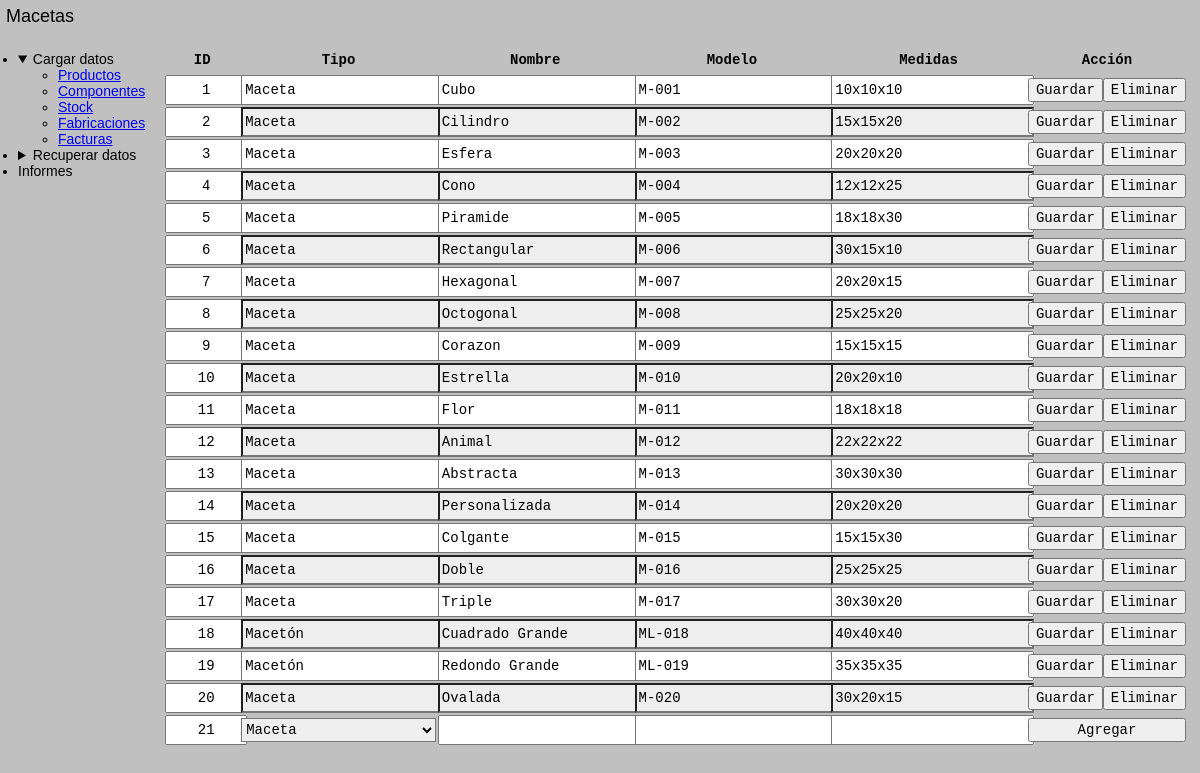
/productos/, run on the app's committed database.
### tables this page shows
CREATE TABLE productos (
    id INTEGER PRIMARY KEY AUTOINCREMENT,
    tipo TEXT NOT NULL,
    nombre TEXT NOT NULL,
    modelo TEXT NOT NULL,
    medidas TEXT NOT NULL,
    habilitado INTEGER NOT NULL DEFAULT 1
);

### app.py (the view)
@APP.route('/productos/', methods=['GET'])
def Productos_Consultar():
    return render_template('/productos.html')

### app.py (called while the page is built)
def Get_DB():
    DB = getattr(g, '_database', None)
    if DB is None:
        DB = g._database = sqlite3.connect(DATABASE)
    return DB

@APP.teardown_appcontext
def Close_DB(exception):
    DB = getattr(g, '_database', None)
    if DB is not None:
        DB.close()

@APP.context_processor
def Inyectar_Productos():
    DB = Get_DB()
    Productos = fun.Productos(DB)
    Componentes = fun.Componentes(DB)
    return dict(
        productosLista = Productos.Consultar(),
        productosTipos = Productos.Consultar_Tipos(),
        productoSiguiente = Productos.Consultar_Siguiente_ID(),
        productosFormateados = Productos.Consultar_Formateado(),
        componentesLista = Componentes.Consultar(),
        componenteSiguiente = Componentes.Consultar_Siguiente_ID()
    )

### funciones.py (called while the page is built)
    def Consultar(self):
        return self.DB.execute('SELECT * FROM productos WHERE habilitado != 0').fetchall()

    def Consultar_Tipos(self):
        return self.DB.execute('SELECT DISTINCT tipo FROM productos WHERE habilitado != 0 ORDER BY tipo ASC').fetchall()[0]

    def Consultar_Siguiente_ID(self):
        resultado = self.DB.execute('SELECT seq + 1 FROM sqlite_sequence WHERE name = "productos"').fetchone()[0]
        if resultado is None:
            return 1
        return resultado

    def Consultar_Formateado(self):
        resultado = self.DB.execute('SELECT tipo, nombre, id FROM productos WHERE habilitado != 0').fetchall()
        return {fila[2] : f'{fila[0]} {fila[1]} ({fila[2]})' for fila in resultado}

    def Consultar(self):
        return self.DB.execute('SELECT * FROM componentes WHERE habilitado != 0').fetchall()

    def Consultar_Siguiente_ID(self):
        try:
            resultado = self.DB.execute('SELECT seq + 1 FROM sqlite_sequence WHERE name = "componentes"').fetchone()[0]
        except TypeError:
            return 1
        return resultado

### templates/productos.html (shortened to what this page needs)
<!DOCTYPE html>
<html lang='en'>
<head>
    <link rel="stylesheet" href="https://unpkg.com/98.css">
    <link rel='stylesheet' href='{{url_for('static', filename='styles.css')}}'>
</head>
<body>
    <div class="window">
        {% include 'header.html' %}
        <div class="window-body" id="container">
            <div id="aside">
                {% include 'nav.html' %}
            </div>
            <div id="main">
                <div class="sunken-panel">
                    <table class="interactive">
                        <thead>
                            <th class="primerColumna">ID</th>
                            <th>Tipo</th>
                            <th>Nombre</th>
                            <th>Modelo</th>
                            <th>Medidas</th>
                            <th class="ultimaColumna">Acción</th>
                        </thead>
                        {% if productosLista %}
                        {% for producto in productosLista %}
                        <tr>
                            <form action="/productos/modificar" method="post">
                                <td class="primerColumna">
                                    <input type="text" name="id_modificar" value="{{producto[0]}}" readonly required>
                                </td>
                                <td>
                                    <input type="text" name="tipo_modificar" value="{{producto[1]}}" required>
                                </td>
                                <td>
                                    <input type="text" name="nombre_modificar" value="{{producto[2]}}" required>
                                </td>
                                <td>
                                    <input type="text" name="modelo_modificar" value="{{producto[3]}}" required>
                                </td>
                                <td>
                                    <input type="text" name="medidas_modificar" value="{{producto[4]}}" required>
                                </td>
                                <td class="ultimaColumna">
                                    <div>
                                        <input type="submit" value="Guardar">
                                        <form method="post">
                                            <input type="submit" formaction="/productos/eliminar" value="Eliminar">
                                        </form>
                                    </div>
                                </td>
                            </form>
                        </tr>
                        {% endfor %}
                        {% endif %}
                        <tr>
                            <form action="/productos/agregar" method="post">
                                <td class="primerColumna">
                                    <input type="text" name="id_modificar" value="{{productoSiguiente}}" readonly required>
                                </td>
                                <td>
                                    <select name="tipo_agregar" id="tipo_agregar">
                                        {% for tipo in productosTipos %}
                                        <option value="{{tipo}}">{{tipo}}</option>
                                        {% endfor %}
                                    </select>
                                </td>
                                <td>
                                    <input type="text" name="nombre_agregar" required>
                                </td>
                                <td>
                                    <input type="text" name="modelo_agregar" required>
                                </td>
                                <td>
                                    <input type="text" name="medidas_agregar" required>
                                </td>
                                <td>
                                    <input type="submit" value="Agregar">
                                </td>
                            </form>
                        </tr>
                    </table>
                </div>
            </div>
        </div>
    </div>
</body>
</html>

### static/styles.css (style rules this page uses)
* { margin: 0; font-family: sans-serif; font-size: 14px; }
:root { font-size: 12px; }
html { background: silver; }
.window { min-height: 100dvh; padding: 0; min-width: fit-content; }
.window-body { margin: 1rem; }
#container { display: grid; grid-template-areas: 'aside main'; grid-template-columns: 1fr 9fr; column-gap: 1rem; row-gap: 1rem; height: 100%; }
#aside { grid-area: aside; display: flex; flex-direction: column; row-gap: 1rem; }
#main { grid-area: main; }
table.interactive { width: 100%; min-width: 720px; }
table.interactive * { font-family: monospace; font-size: 14px; }
table.interactive th { height: 2rem; }
table.interactive tr td { padding: 0; }
table.interactive .primerColumna { width: 6rem; text-align: center; }
table.interactive .primerColumna input { text-align: center; }
table.interactive .ultimaColumna { width: 12rem; }
table.interactive .ultimaColumna div { display: flex; width: 100%; }
table.interactive input { width: 100%; height: 2rem; }
table.interactive tr:nth-child(even) input:read-write { background: #EEE; }
table.interactive select { width: 100%; height: 2rem; background-position: center right 2px; background-size: 1.5rem; }

### data on the page
productos: id_modificar "1", tipo_modificar "Maceta", nombre_modificar "Cubo", modelo_modificar "M-001", medidas_modificar "10x10x10"
productos: id_modificar "2", tipo_modificar "Maceta", nombre_modificar "Cilindro", modelo_modificar "M-002", medidas_modificar "15x15x20"
productos: id_modificar "3", tipo_modificar "Maceta", nombre_modificar "Esfera", modelo_modificar "M-003", medidas_modificar "20x20x20"
productos: id_modificar "4", tipo_modificar "Maceta", nombre_modificar "Cono", modelo_modificar "M-004", medidas_modificar "12x12x25"
productos: id_modificar "5", tipo_modificar "Maceta", nombre_modificar "Piramide", modelo_modificar "M-005", medidas_modificar "18x18x30"
productos: id_modificar "6", tipo_modificar "Maceta", nombre_modificar "Rectangular", modelo_modificar "M-006", medidas_modificar "30x15x10"
productos: id_modificar "7", tipo_modificar "Maceta", nombre_modificar "Hexagonal", modelo_modificar "M-007", medidas_modificar "20x20x15"
productos: id_modificar "8", tipo_modificar "Maceta", nombre_modificar "Octogonal", modelo_modificar "M-008", medidas_modificar "25x25x20"
productos: id_modificar "9", tipo_modificar "Maceta", nombre_modificar "Corazon", modelo_modificar "M-009", medidas_modificar "15x15x15"
productos: id_modificar "10", tipo_modificar "Maceta", nombre_modificar "Estrella", modelo_modificar "M-010", medidas_modificar "20x20x10"
productos: id_modificar "11", tipo_modificar "Maceta", nombre_modificar "Flor", modelo_modificar "M-011", medidas_modificar "18x18x18"
productos: id_modificar "12", tipo_modificar "Maceta", nombre_modificar "Animal", modelo_modificar "M-012", medidas_modificar "22x22x22"
productos: id_modificar "13", tipo_modificar "Maceta", nombre_modificar "Abstracta", modelo_modificar "M-013", medidas_modificar "30x30x30"
productos: id_modificar "14", tipo_modificar "Maceta", nombre_modificar "Personalizada", modelo_modificar "M-014", medidas_modificar "20x20x20"
productos: id_modificar "15", tipo_modificar "Maceta", nombre_modificar "Colgante", modelo_modificar "M-015", medidas_modificar "15x15x30"
productos: id_modificar "16", tipo_modificar "Maceta", nombre_modificar "Doble", modelo_modificar "M-016", medidas_modificar "25x25x25"
productos: id_modificar "17", tipo_modificar "Maceta", nombre_modificar "Triple", modelo_modificar "M-017", medidas_modificar "30x30x20"
productos: id_modificar "18", tipo_modificar "Macetón", nombre_modificar "Cuadrado Grande", modelo_modificar "ML-018", medidas_modificar "40x40x40"
productos: id_modificar "19", tipo_modificar "Macetón", nombre_modificar "Redondo Grande", modelo_modificar "ML-019", medidas_modificar "35x35x35"
productos: id_modificar "20", tipo_modificar "Maceta", nombre_modificar "Ovalada", modelo_modificar "M-020", medidas_modificar "30x20x15"

### other printed values
form field tipo_agregar "Maceta"
